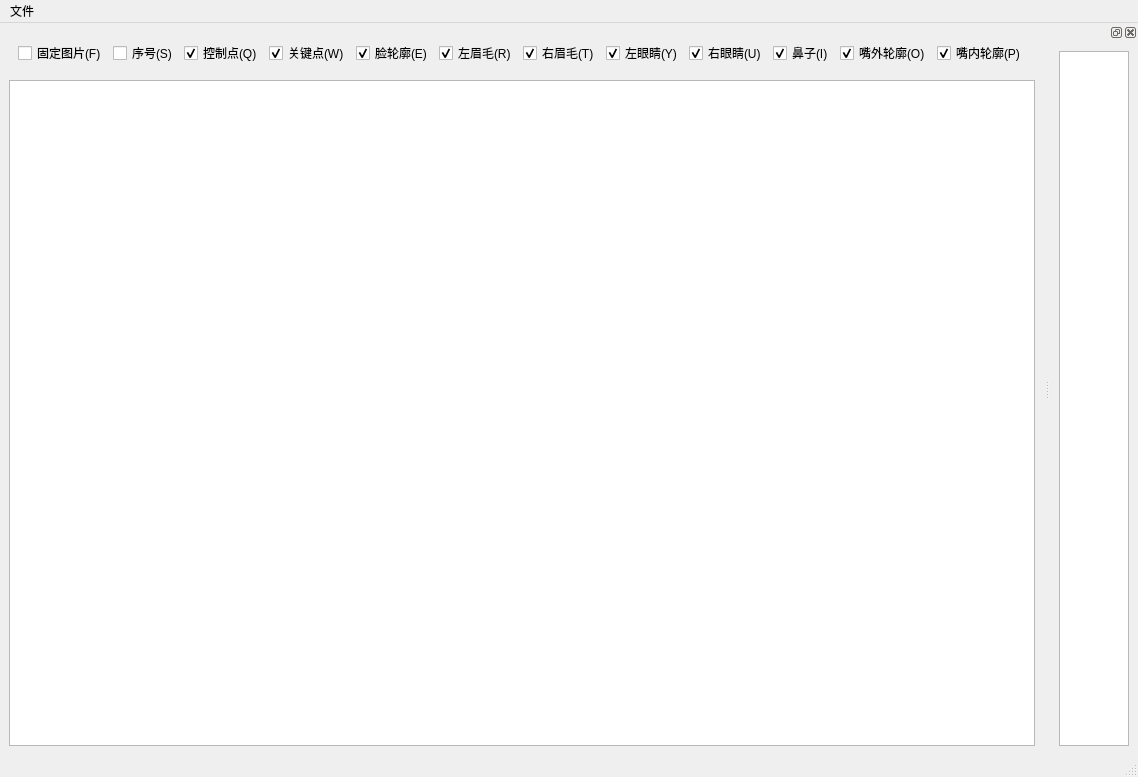
<?xml version="1.0" encoding="UTF-8"?>
<ui version="4.0">
 <class>main_window</class>
 <widget class="QMainWindow" name="main_window">
  <property name="geometry">
   <rect>
    <x>0</x>
    <y>0</y>
    <width>1035</width>
    <height>777</height>
   </rect>
  </property>
  <property name="windowTitle">
   <string>MomoLabel</string>
  </property>
  <widget class="QWidget" name="centralwidget">
   <layout class="QGridLayout" name="gridLayout_3">
    <item row="1" column="0">
     <widget class="Canvas" name="canvas">
      <property name="interactive">
       <bool>true</bool>
      </property>
     </widget>
    </item>
    <item row="0" column="0">
     <widget class="QWidget" name="widget" native="true">
      <layout class="QHBoxLayout" name="horizontalLayout">
       <item>
        <widget class="QCheckBox" name="fixitem">
         <property name="text">
          <string>固定图片(F)</string>
         </property>
         <property name="shortcut">
          <string>F</string>
         </property>
        </widget>
       </item>
       <item>
        <widget class="QCheckBox" name="index">
         <property name="sizePolicy">
          <sizepolicy hsizetype="Minimum" vsizetype="Fixed">
           <horstretch>0</horstretch>
           <verstretch>0</verstretch>
          </sizepolicy>
         </property>
         <property name="text">
          <string>序号(S)</string>
         </property>
         <property name="shortcut">
          <string>S</string>
         </property>
        </widget>
       </item>
       <item>
        <widget class="QCheckBox" name="control">
         <property name="text">
          <string>控制点(Q)</string>
         </property>
         <property name="shortcut">
          <string>Q</string>
         </property>
         <property name="checked">
          <bool>true</bool>
         </property>
        </widget>
       </item>
       <item>
        <widget class="QCheckBox" name="keypoint">
         <property name="text">
          <string>关键点(W)</string>
         </property>
         <property name="shortcut">
          <string>W</string>
         </property>
         <property name="checked">
          <bool>true</bool>
         </property>
        </widget>
       </item>
       <item>
        <widget class="QCheckBox" name="contour">
         <property name="text">
          <string>脸轮廓(E)</string>
         </property>
         <property name="shortcut">
          <string>E</string>
         </property>
         <property name="checked">
          <bool>true</bool>
         </property>
        </widget>
       </item>
       <item>
        <widget class="QCheckBox" name="left_eyebrown">
         <property name="text">
          <string>左眉毛(R)</string>
         </property>
         <property name="shortcut">
          <string>R</string>
         </property>
         <property name="checked">
          <bool>true</bool>
         </property>
        </widget>
       </item>
       <item>
        <widget class="QCheckBox" name="right_eyebrown">
         <property name="text">
          <string>右眉毛(T)</string>
         </property>
         <property name="shortcut">
          <string>T</string>
         </property>
         <property name="checked">
          <bool>true</bool>
         </property>
        </widget>
       </item>
       <item>
        <widget class="QCheckBox" name="left_eye">
         <property name="text">
          <string>左眼睛(Y)</string>
         </property>
         <property name="shortcut">
          <string>Y</string>
         </property>
         <property name="checked">
          <bool>true</bool>
         </property>
        </widget>
       </item>
       <item>
        <widget class="QCheckBox" name="right_eye">
         <property name="text">
          <string>右眼睛(U)</string>
         </property>
         <property name="shortcut">
          <string>U</string>
         </property>
         <property name="checked">
          <bool>true</bool>
         </property>
        </widget>
       </item>
       <item>
        <widget class="QCheckBox" name="nose">
         <property name="text">
          <string>鼻子(I)</string>
         </property>
         <property name="shortcut">
          <string>I</string>
         </property>
         <property name="checked">
          <bool>true</bool>
         </property>
        </widget>
       </item>
       <item>
        <widget class="QCheckBox" name="mouth_outter">
         <property name="text">
          <string>嘴外轮廓(O)</string>
         </property>
         <property name="shortcut">
          <string>O</string>
         </property>
         <property name="checked">
          <bool>true</bool>
         </property>
        </widget>
       </item>
       <item>
        <widget class="QCheckBox" name="mouth_inner">
         <property name="text">
          <string>嘴内轮廓(P)</string>
         </property>
         <property name="shortcut">
          <string>P</string>
         </property>
         <property name="checked">
          <bool>true</bool>
         </property>
        </widget>
       </item>
      </layout>
     </widget>
    </item>
   </layout>
  </widget>
  <widget class="QMenuBar" name="menubar">
   <property name="geometry">
    <rect>
     <x>0</x>
     <y>0</y>
     <width>1035</width>
     <height>18</height>
    </rect>
   </property>
   <widget class="QMenu" name="menu">
    <property name="title">
     <string>文件</string>
    </property>
    <addaction name="actionload"/>
   </widget>
   <addaction name="menu"/>
  </widget>
  <widget class="QStatusBar" name="statusbar"/>
  <widget class="QDockWidget" name="dockWidget_2">
   <property name="sizePolicy">
    <sizepolicy hsizetype="Expanding" vsizetype="Expanding">
     <horstretch>0</horstretch>
     <verstretch>0</verstretch>
    </sizepolicy>
   </property>
   <property name="layoutDirection">
    <enum>Qt::LeftToRight</enum>
   </property>
   <attribute name="dockWidgetArea">
    <number>2</number>
   </attribute>
   <widget class="QWidget" name="dockWidgetContents_2">
    <layout class="QGridLayout" name="gridLayout">
     <item row="0" column="0">
      <widget class="FileList" name="file_list">
       <property name="sizePolicy">
        <sizepolicy hsizetype="Expanding" vsizetype="Expanding">
         <horstretch>0</horstretch>
         <verstretch>0</verstretch>
        </sizepolicy>
       </property>
      </widget>
     </item>
    </layout>
   </widget>
  </widget>
  <action name="actionload">
   <property name="text">
    <string>载入文件夹</string>
   </property>
  </action>
 </widget>
 <customwidgets>
  <customwidget>
   <class>Canvas</class>
   <extends>QGraphicsView</extends>
   <header>canvas.h</header>
  </customwidget>
  <customwidget>
   <class>FileList</class>
   <extends>QListWidget</extends>
   <header>filelist.h</header>
  </customwidget>
 </customwidgets>
 <resources/>
 <connections/>
</ui>
